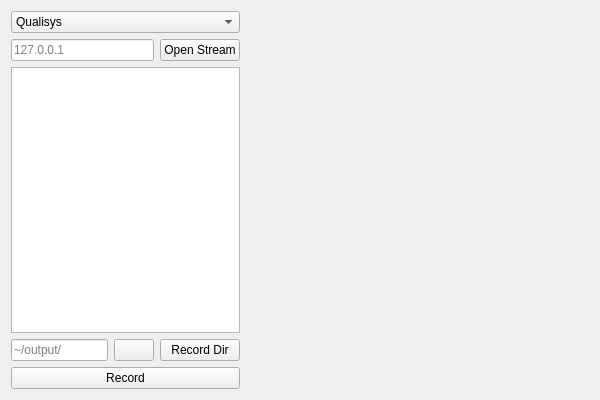
<?xml version="1.0" encoding="UTF-8"?>
<ui version="4.0">
 <class>Form</class>
 <widget class="QWidget" name="Form">
  <property name="geometry">
   <rect>
    <x>0</x>
    <y>0</y>
    <width>600</width>
    <height>400</height>
   </rect>
  </property>
  <property name="windowTitle">
   <string>Form</string>
  </property>
  <layout class="QHBoxLayout" name="horizontalLayout_2">
   <item>
    <layout class="QHBoxLayout" name="horizontalLayout_mocap" stretch="2,3">
     <item>
      <layout class="QVBoxLayout" name="verticalLayout_mocap_menu" stretch="0,0,0,0,0">
       <item>
        <widget class="QComboBox" name="comboBox_mocap_systemSelect">
         <item>
          <property name="text">
           <string>Qualisys</string>
          </property>
         </item>
         <item>
          <property name="text">
           <string>Vicon</string>
          </property>
         </item>
        </widget>
       </item>
       <item>
        <layout class="QHBoxLayout" name="horizontalLayout_mocap_ip">
         <item>
          <widget class="QLineEdit" name="lineEdit_mocap_ip">
           <property name="placeholderText">
            <string>127.0.0.1</string>
           </property>
          </widget>
         </item>
         <item>
          <widget class="QPushButton" name="pushButton_mocap_openStream">
           <property name="text">
            <string>Open Stream</string>
           </property>
          </widget>
         </item>
        </layout>
       </item>
       <item>
        <widget class="QPlainTextEdit" name="plainTextEdit_mocap_textStream">
         <property name="enabled">
          <bool>true</bool>
         </property>
         <property name="font">
          <font>
           <family>Courier</family>
           <pointsize>9</pointsize>
          </font>
         </property>
        </widget>
       </item>
       <item>
        <layout class="QHBoxLayout" name="horizontalLayout_mocap_recorddir">
         <item>
          <widget class="QLineEdit" name="lineEdit_mocap_recorddir">
           <property name="placeholderText">
            <string>~/output/</string>
           </property>
          </widget>
         </item>
         <item>
          <widget class="QPushButton" name="pushButton_mocap_recorddirClear">
           <property name="text">
            <string/>
           </property>
           <property name="icon">
            <iconset theme="QIcon::ThemeIcon::EditClear"/>
           </property>
          </widget>
         </item>
         <item>
          <widget class="QPushButton" name="pushButton_mocap_recorddirBrowse">
           <property name="text">
            <string>Record Dir</string>
           </property>
           <property name="icon">
            <iconset theme="QIcon::ThemeIcon::FolderOpen"/>
           </property>
          </widget>
         </item>
        </layout>
       </item>
       <item>
        <widget class="QPushButton" name="pushButton_mocap_record">
         <property name="text">
          <string>Record</string>
         </property>
        </widget>
       </item>
      </layout>
     </item>
     <item>
      <widget class="QWidget" name="widget_mocap_matplotlib" native="true">
       <layout class="QVBoxLayout" name="verticalLayout_2">
        <property name="leftMargin">
         <number>0</number>
        </property>
        <property name="topMargin">
         <number>0</number>
        </property>
        <property name="rightMargin">
         <number>0</number>
        </property>
        <property name="bottomMargin">
         <number>0</number>
        </property>
        <item>
         <layout class="QVBoxLayout" name="verticalLayout_mocap_matplotlib"/>
        </item>
       </layout>
      </widget>
     </item>
    </layout>
   </item>
  </layout>
 </widget>
 <resources/>
 <connections/>
</ui>
